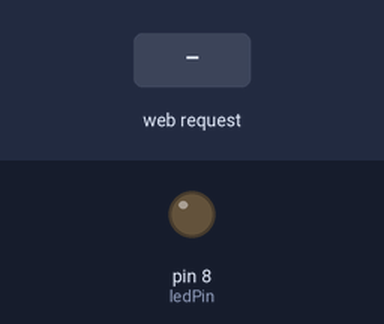
A sketch run on a simulated Arduino Uno, built for the host (arithmetic inside an expression is 32-bit, double 64-bit). Shown: output pins drawn as LEDs (lit = HIGH). The test bench sets the inputs (shaded band). WiFi joins after 1.5 s; servers stay silent unless stated.

Above: at 1.2 s.
1.3 s: HTTP request GET /?led=1 received
At 2.0 s:
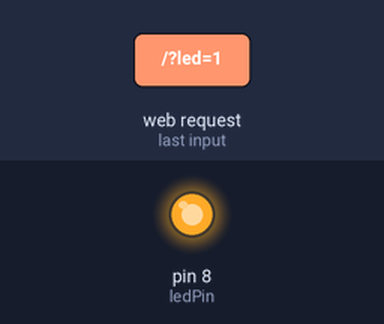
2.8 s: HTTP request GET /?led=0 received
At 3.2 s:
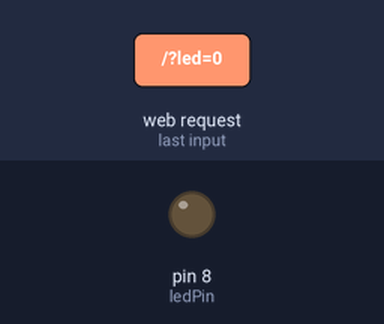
Timing chart, 0 to 5.8 s (numbered marks = the images above; inputs shaded):
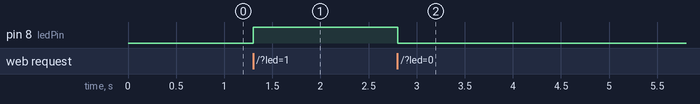

Measured:
- after the input at 1.3 s, pin 8 (ledPin): LOW → HIGH at once
- after the input at 2.8 s, pin 8 (ledPin): HIGH → LOW at once

The sketch:

allumerled.ino
```cpp
#include <SPI.h>
#include <Ethernet.h>
#include <ArduinoJson.h>

const int ledPin = 8; // Broche de la LED
int ledState = LOW;    // État actuel de la LED (initialisé à LOW)

byte mac[] = {0xA8, 0x61, 0x0A, 0xAE, 0x75, 0x24};
IPAddress ip(192, 168, 64, 5); // Adresse IP du serveur web de l'Arduino sur le réseau local
EthernetServer server(80); // Crée un serveur web sur le port standard 80

void setup()
{
    Serial.begin(9600);
    Ethernet.begin(mac, ip);
    server.begin();
    pinMode(ledPin, OUTPUT);
    digitalWrite(ledPin, ledState);
}

void loop()
{
    handleClientRequests();
}

void handleClientRequests()
{
    EthernetClient client = server.available();

    if (client)
    {
        boolean currentLineIsBlank = true;
        String request = "";

        while (client.connected())
        {
            if (client.available())
            {
                char c = client.read();
                request += c;

                if (c == '\n' && currentLineIsBlank)
                {
                    // Analyser la requête
                    if (request.indexOf("GET /?led=1") != -1)
                    {
                        ledState = HIGH;
                        digitalWrite(ledPin, ledState);
                    }
                    else if (request.indexOf("GET /?led=0") != -1)
                    {
                        ledState = LOW;
                        digitalWrite(ledPin, ledState);
                    }

                    // Envoyer la réponse HTTP
                    sendHttpResponse(client);

                    break;
                }

                if (c == '\n')
                    currentLineIsBlank = true;
                else if (c != '\r')
                    currentLineIsBlank = false;
            }
        }

        delay(500);
        client.stop();
    }
}

void sendHttpResponse(EthernetClient client)
{
    client.println("HTTP/1.1 200 OK");
    client.println("Access-Control-Allow-Origin: *");
    client.println("Content-Type: text/html");
    client.println("Connection: close");
    client.println();

    client.println("<html><body><h1>Contrôle de la LED</h1>");
    client.println("<p>État de la LED : ");
    client.println(ledState == HIGH ? "Allumée" : "Éteinte");
    client.println("</p>");

    client.println("<form>");
    client.println("<button type='submit' name='led' value='1'>Allumer</button>");
    client.println("<button type='submit' name='led' value='0'>Éteindre</button>");
    client.println("</form>");

    client.println("</body></html>");
}
```
